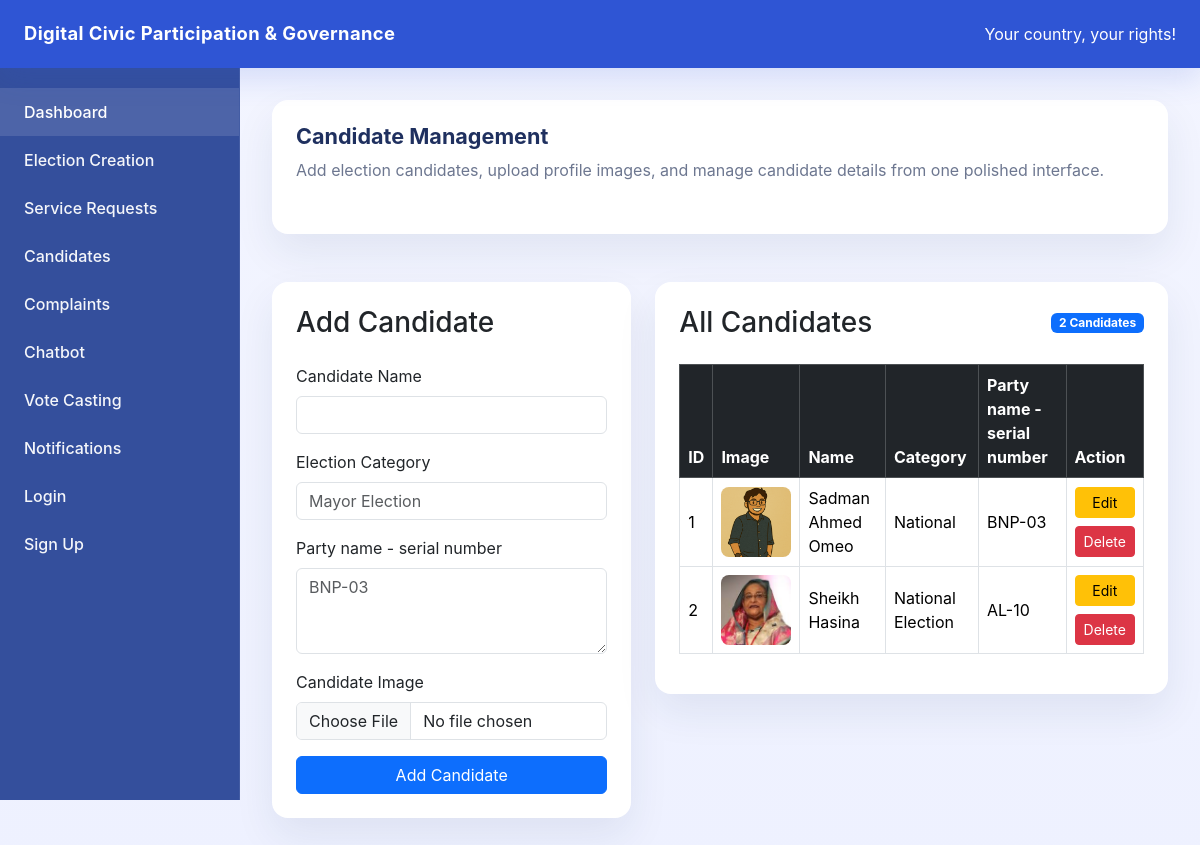
/candidates, run on an earlier commit of the app's database.
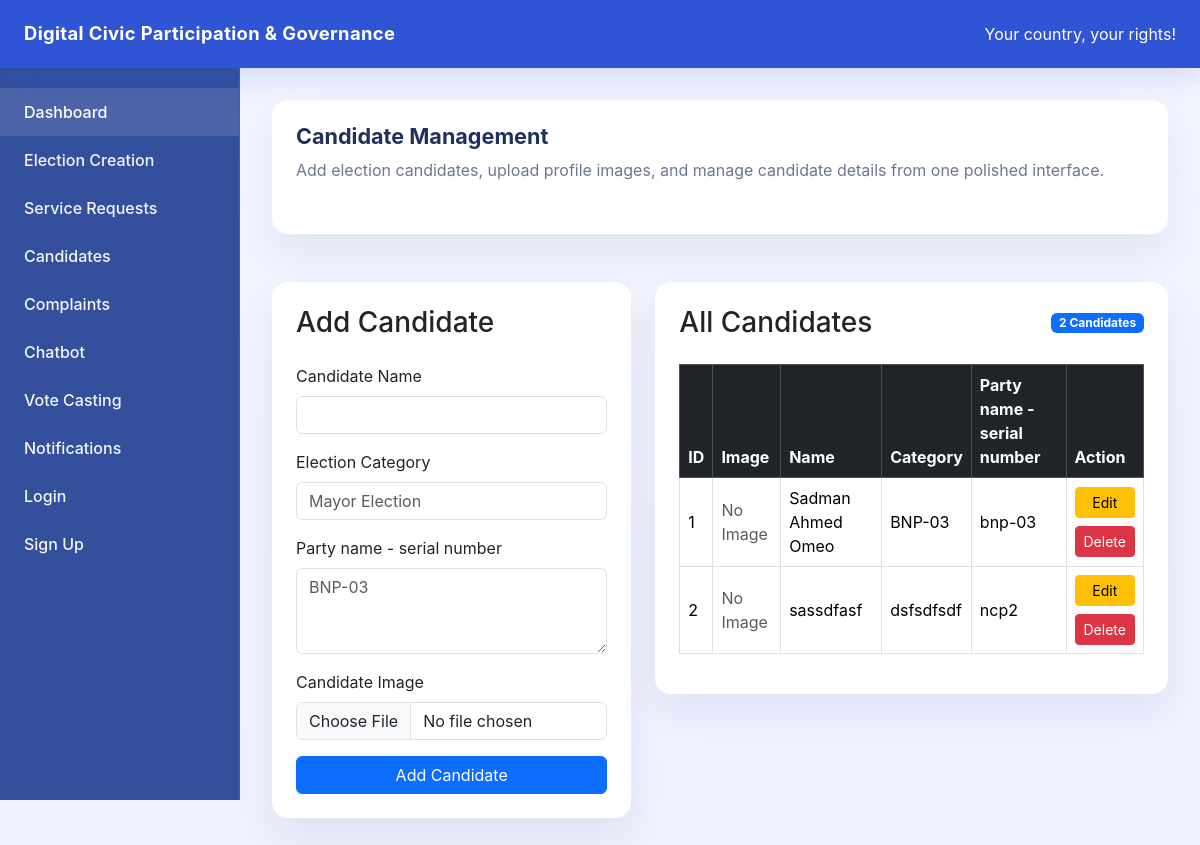
And on a later commit of the database.
### models/candidate.py (models this page shows)
class Candidate(db.Model):
    __tablename__ = "candidate"
    id = db.Column(db.Integer, primary_key=True)
    name = db.Column(db.String(100), nullable=False)
    category = db.Column(db.String(100), nullable=False)
    description = db.Column(db.String(500), nullable=True)
    image = db.Column(db.String(200), nullable=True)

### routes/candidate_routes.py (the view)
@c_bp.route("")
def candidates_page():
    candidates = Candidate.query.all()
    return render_template("candidates.html", candidates=candidates)

### app.py (called while the page is built)
@app.context_processor
def inject_notification_count():
    unread_notification_count = 0
    voter_id = session.get("user_id")
    if voter_id:  # added
        from models.notification import Notification
        unread_notification_count = Notification.query.filter_by(
            voter_id=voter_id,
            is_read=False
        ).count()
    return dict(unread_notification_count=unread_notification_count)

### templates/candidates.html
{% extends "base.html" %}
{% block content %}
<div class="row g-4">
    <div class="col-12">
        <div class="card card-smooth p-4 mb-4">
            <div class="d-flex flex-column flex-md-row justify-content-between align-items-start gap-3">
                <div>
                    <h1 class="section-title mb-2">Candidate Management</h1>
                    <p class="page-intro">Add election candidates, upload profile images, and manage candidate details from one polished interface.</p>
                </div>
            </div>
        </div>
    </div>
    <div class="col-lg-5">
        <div class="card card-smooth">
            <div class="card-body p-4">
                <h3 class="mb-4">Add Candidate</h3>
                <form action="{{ url_for('c_bp.add_candidate') }}" method="POST" enctype="multipart/form-data">
                    <div class="mb-3">
                        <label class="form-label">Candidate Name</label>
                        <input type="text" name="name" class="form-control" required>
                    </div>
                    <div class="mb-3">
                        <label class="form-label">Election Category</label>
                        <input type="text" name="category" class="form-control" placeholder="Mayor Election" required>
                    </div>
                    <div class="mb-3">
                        <label class="form-label">Party name - serial number</label>
                        <textarea name="description" class="form-control" rows="3" placeholder="BNP-03"></textarea>
                    </div>
                    <div class="mb-3">
                        <label class="form-label">Candidate Image</label>
                        <input type="file" name="image" class="form-control">
                    </div>
                    <button type="submit" class="btn btn-primary w-100">Add Candidate</button>
                </form>
            </div>
        </div>
    </div>
    <div class="col-lg-7">
        <div class="card card-smooth">
            <div class="card-body p-4">
                <div class="d-flex justify-content-between align-items-center mb-4">
                    <h3 class="mb-0">All Candidates</h3>
                    <span class="badge bg-primary">{{ candidates|length }} Candidates</span>
                </div>
                {% if candidates %}
                    <div class="table-responsive">
                        <table class="table table-bordered table-hover align-middle">
                            <thead class="table-dark">
                                <tr>
                                    <th>ID</th>
                                    <th>Image</th>
                                    <th>Name</th>
                                    <th>Category</th>
                                    <th>Party name - serial number</th>
                                    <th>Action</th>
                                </tr>
                            </thead>
                            <tbody>
                                {% for c in candidates %}
                                    <tr>
                                        <td>{{ c.id }}</td>
                                        <td>
                                            {% if c.image %}
                                                <img src="{{ url_for('static', filename='uploads/' + c.image) }}" width="70" height="70" style="object-fit: cover; border-radius: 8px;">
                                            {% else %}
                                                <span class="text-muted">No Image</span>
                                            {% endif %}
                                        </td>
                                        <td>{{ c.name }}</td>
                                        <td>{{ c.category }}</td>
                                        <td>{{ c.description }}</td>
                                        <td>
                                            <div class="d-grid gap-2">
                                                <a href="{{ url_for('c_bp.edit_candidate_page', candidate_id=c.id) }}" class="btn btn-warning btn-sm">Edit</a>
                                                <form action="{{ url_for('c_bp.delete_candidate', candidate_id=c.id) }}" method="POST" onsubmit="return confirm('Are you sure you want to delete this candidate?');">
                                                    <button type="submit" class="btn btn-danger btn-sm">Delete</button>
                                                </form>
                                            </div>
                                        </td>
                                    </tr>
                                {% endfor %}
                            </tbody>
                        </table>
                    </div>
                {% else %}
                    <div class="alert alert-secondary mb-0">No candidates added yet.</div>
                {% endif %}
            </div>
        </div>
    </div>
</div>
{% endblock %}

### templates/base.html (shortened to what this page needs)
<!DOCTYPE html>
<html lang="en">
<head>
    <link href="https://cdn.jsdelivr.net/npm/bootstrap@5.3.3/dist/css/bootstrap.min.css" rel="stylesheet">
</head>
<body>
    <div class="topbar">
        <span class="brand">Digital Civic Participation & Governance</span>
        <div class="d-none d-lg-flex gap-3 align-items-center text-white-75">
            <span>Your country, your rights!</span>
        </div>
    </div>
    <div class="sidebar">
        <a class="active" href="{{ url_for('home') }}">Dashboard</a>
        <a href="{{ url_for('e_bp.election_creation_page') }}">Election Creation</a>
        <a href="{{ url_for('s_bp.service_requests_page') }}">Service Requests</a>
        <a href="{{ url_for('c_bp.candidates_page') }}">Candidates</a>
        <a href="{{ url_for('complaint_bp.complaints_page') }}">Complaints</a>
        <a href="{{ url_for('chat.chatbot_page') }}">Chatbot</a>
        <a href="{{ url_for('vote_flow.election_select') }}">Vote Casting</a>
        <a href="{{ url_for('notification_bp.notifications_page') }}">
            Notifications
        </a>
        <a href="{{ url_for('auth.login') }}">Login</a>
        <a href="{{ url_for('auth.signup') }}">Sign Up</a>
    </div>
    <main class="content">
        {% block content %}{% endblock %}
    </main>
</body>
</html>

### templates/base.html (style rules this page uses)
:root { --brand: #2f55d4; --brand-soft: #edf0ff; --surface: #ffffff; --surface-soft: #f4f6ff; --text: #1f305f; --muted: #6d7790; }
body { margin: 0; min-height: 100vh; background: linear-gradient(180deg, #f3f5ff 0%, #eef1ff 100%); font-family: Inter, system-ui, -apple-system, BlinkMacSystemFont, "Segoe UI", sans-serif; color: var(--text); }
.topbar { position: fixed; top: 0; left: 0; right: 0; height: 68px; background: var(--brand); color: #fff; display: flex; align-items: center; justify-content: space-between; padding: 0 24px; z-index: 1000; box-shadow: 0 10px 30px rgba(47, 85, 212, 0.16); }
.topbar .brand { font-size: 1.15rem; font-weight: 700; letter-spacing: 0.02em; }
.sidebar { position: fixed; top: 68px; left: 0; width: 240px; height: calc(100vh - 68px); background: #344f9c; padding: 20px 0; overflow-y: auto; border-right: 1px solid rgba(255, 255, 255, 0.08); }
.sidebar a { display: block; padding: 12px 24px; color: rgba(255, 255, 255, 0.95); text-decoration: none; font-weight: 500; transition: background 0.2s ease, color 0.2s ease; }
.sidebar a:hover, .sidebar a.active { background: rgba(255, 255, 255, 0.12); color: #fff; }
.content { margin-left: 240px; margin-top: 68px; padding: 32px; min-height: calc(100vh - 68px); }
.card-smooth { border: 0; border-radius: 1rem; background: var(--surface); box-shadow: 0 18px 40px rgba(23, 45, 92, 0.08); }
.section-title { font-size: 1.35rem; font-weight: 700; margin-bottom: 1.25rem; color: var(--text); }
.page-intro { color: var(--muted); margin-bottom: 1.75rem; }

What changed in the data, as far as the page shows it:
changed Candidate "Sadman Ahmed Omeo": category "National" → "BNP-03"; description "BNP-03" → "bnp-03"; image: picture removed; now shows "No Image"
changed Candidate id 2: name "Sheikh Hasina" → "sassdfasf"; category "National Election" → "dsfsdfsdf"; description "AL-10" → "ncp2"; image: picture removed; now shows "No Image"
